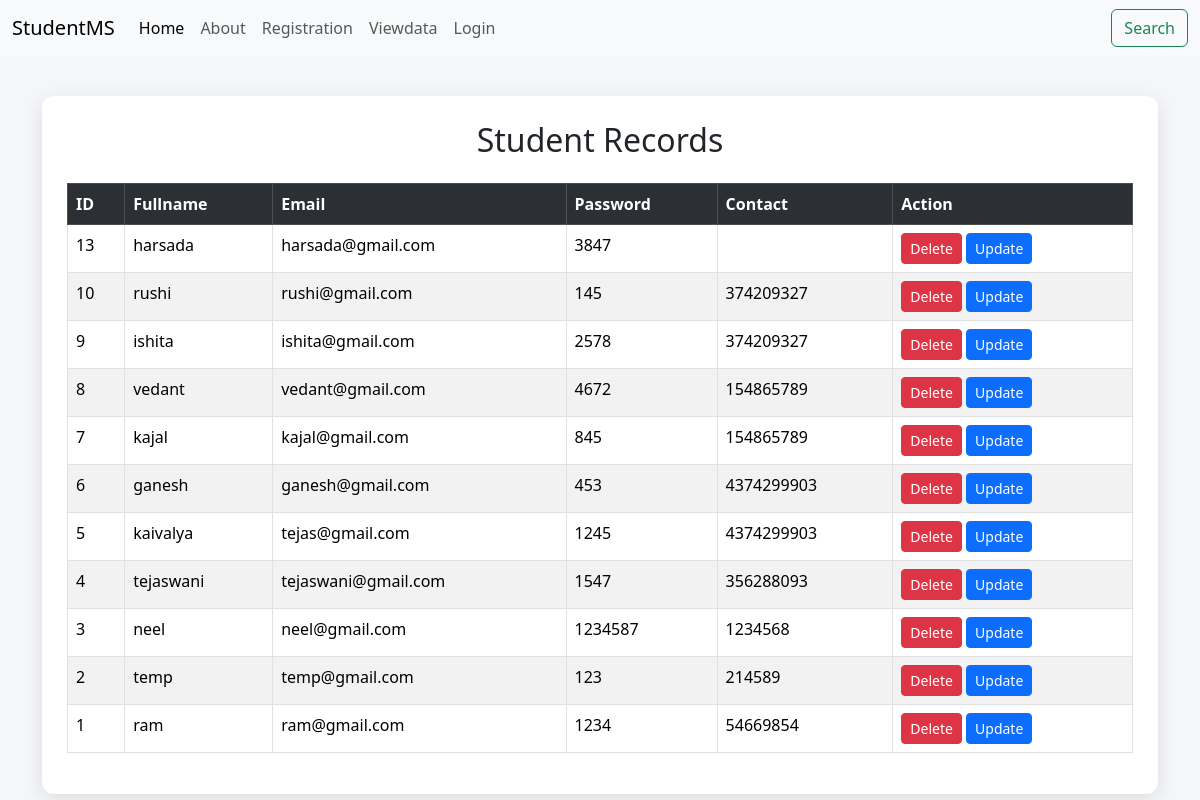
The app's page /viewdata with its own data.
### tables this page shows
CREATE TABLE registration(
    id INTEGER PRIMARY KEY AUTOINCREMENT,
    name VARCHAR(100),
    email VARCHAR(20),
    password VARCHAR(20),
    contact VARCHAR(15)
);

### flask_mini/app.py (the view)
@app.route("/viewdata")
def viewdata():
    con=sq.connect("Flask.db")
    cur=con.cursor()
    cur.execute("Select * from registration order by id desc")    #order by id desc gives record in DESC order the latest one will be first
    data=cur.fetchall()
    con.commit()
    con.close()
    return render_template("viewdata.html",s_data=data)  #this data is like an variable the entire data from db is going to get store in it

### flask_mini/templates/viewdata.html (shortened to what this page needs)
<!DOCTYPE html>
<html lang="en">
<head>
    <link rel="stylesheet"
    href="https://cdn.jsdelivr.net/npm/bootstrap@5.3.8/dist/css/bootstrap.min.css">
</head>
<body>
    {% include 'navbar.html' %}
    <div class="container">
        <div class="table-box">
            <h2 class="text-center mb-4">
                Student Records
            </h2>
            <table class="table table-bordered table-striped table-hover">
                <tr class="table-dark">
                    <th>ID</th>
                    <th>Fullname</th>
                    <th>Email</th>
                    <th>Password</th>
                    <th>Contact</th>
                    <th>Action</th>
                </tr>
                {% for i in s_data %}
                <tr>
                    <td>{{i[0]}}</td>
                    <td>{{i[1]}}</td>
                    <td>{{i[2]}}</td>
                    <td>{{i[3]}}</td>
                    <td>{{i[4]}}</td>
                    <td>
                        <a href="deletestudent/{{i[0]}}"
                        class="btn btn-danger btn-sm"
                        onclick="return confirm('Are you sure?')">
                            Delete
                        </a>
                        <a href="updatestudent/{{i[0]}}"
                        class="btn btn-primary btn-sm">
                            Update
                        </a>
                    </td>
                </tr>
                {% endfor %}
            </table>
        </div>
    </div>
</body>
</html>

### flask_mini/templates/viewdata.html (style rules this page uses)
body { background:#f4f6f9; }
.table-box { background:white; padding:25px; border-radius:12px; box-shadow:0px 5px 20px rgba(0,0,0,0.1); margin-top:40px; }

### records on screen
registration: id "13", name "harsada", email "harsada@gmail.com", password "3847"
registration: id "10", name "rushi", email "rushi@gmail.com", password "145", contact "374209327"
registration: id "9", name "ishita", email "ishita@gmail.com", password "2578", contact "374209327"
registration: id "8", name "vedant", email "vedant@gmail.com", password "4672", contact "154865789"
registration: id "7", name "kajal", email "kajal@gmail.com", password "845", contact "154865789"
registration: id "6", name "ganesh", email "ganesh@gmail.com", password "453", contact "4374299903"
registration: id "5", name "kaivalya", email "tejas@gmail.com", password "1245", contact "4374299903"
registration: id "4", name "tejaswani", email "tejaswani@gmail.com", password "1547", contact "356288093"
registration: id "3", name "neel", email "neel@gmail.com", password "1234587", contact "1234568"
registration: id "2", name "temp", email "temp@gmail.com", password "123", contact "214589"
registration: id "1", name "ram", email "ram@gmail.com", password "1234", contact "54669854"
